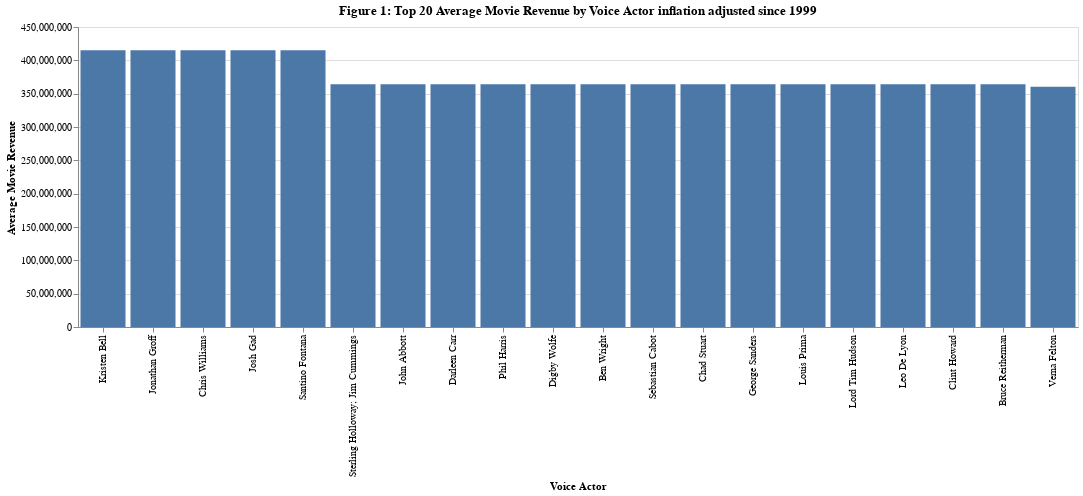

Notebook code cell kept with this figure:
### Markdown cell above
Now lets plot out the top 20 actors by average revenue by movie.

### Code cell
#plot top 20 highest averages using altiar. input hidden

voice_actor_plot = (
    alt.Chart(rev_actor_group[:20], width=1000, height=300)
    .mark_bar()
    .encode(
        x=alt.X("voice-actor:N",sort="-y", title="Voice Actor"),
        y=alt.Y("inflation_adjusted_gross:Q", title="Average Movie Revenue"),
    )
    .properties(title="Figure 1: Top 20 Average Movie Revenue by Voice Actor inflation adjusted since 1999")
)
voice_actor_plot

### Figure 1 — Vega-Lite specification as saved in the notebook (floating-point values rounded to 4 significant figures)
{"config": {"view": {"continuousWidth": 400, "continuousHeight": 300}}, "data": {"name": "data-0291511f41e507f120758f0b86dadfc8"}, "mark": "bar", "encoding": {"x": {"field": "voice-actor", "sort": "-y", "title": "Voice Actor", "type": "nominal"}, "y": {"field": "inflation_adjusted_gross", "title": "Average Movie Revenue", "type": "quantitative"}}, "height": 300, "title": "Figure 1: Top 20 Average Movie Revenue by Voice Actor inflation adjusted since 1999", "width": 1000, "$schema": "https://vega.github.io/schema/vega-lite/v4.17.0.json", "datasets": {"data-0291511f41e507f120758f0b86dadfc8": [{"voice-actor": "Kristen Bell", "inflation_adjusted_gross": 415000000.0}, {"voice-actor": "Jonathan Groff", "inflation_adjusted_gross": 415000000.0}, {"voice-actor": "Chris Williams", "inflation_adjusted_gross": 415000000.0}, {"voice-actor": "Josh Gad", "inflation_adjusted_gross": 415000000.0}, {"voice-actor": "Santino Fontana", "inflation_adjusted_gross": 415000000.0}, {"voice-actor": "Sterling Holloway; Jim Cummings", "inflation_adjusted_gross": 364000000.0}, {"voice-actor": "John Abbott", "inflation_adjusted_gross": 364000000.0}, {"voice-actor": "Darleen Carr", "inflation_adjusted_gross": 364000000.0}, {"voice-actor": "Phil Harris", "inflation_adjusted_gross": 364000000.0}, {"voice-actor": "Digby Wolfe", "inflation_adjusted_gross": 364000000.0}, {"voice-actor": "Ben Wright", "inflation_adjusted_gross": 364000000.0}, {"voice-actor": "Sebastian Cabot", "inflation_adjusted_gross": 364000000.0}, {"voice-actor": "Chad Stuart", "inflation_adjusted_gross": 364000000.0}, {"voice-actor": "George Sanders", "inflation_adjusted_gross": 364000000.0}, {"voice-actor": "Louis Prima", "inflation_adjusted_gross": 364000000.0}, {"voice-actor": "Lord Tim Hudson", "inflation_adjusted_gross": 364000000.0}, {"voice-actor": "Leo De Lyon", "inflation_adjusted_gross": 364000000.0}, {"voice-actor": "Clint Howard", "inflation_adjusted_gross": 364000000.0}, {"voice-actor": "Bruce Reitherman", "inflation_adjusted_gross": 364000000.0}, {"voice-actor": "Verna Felton", "inflation_adjusted_gross": 360500000.0}]}}
